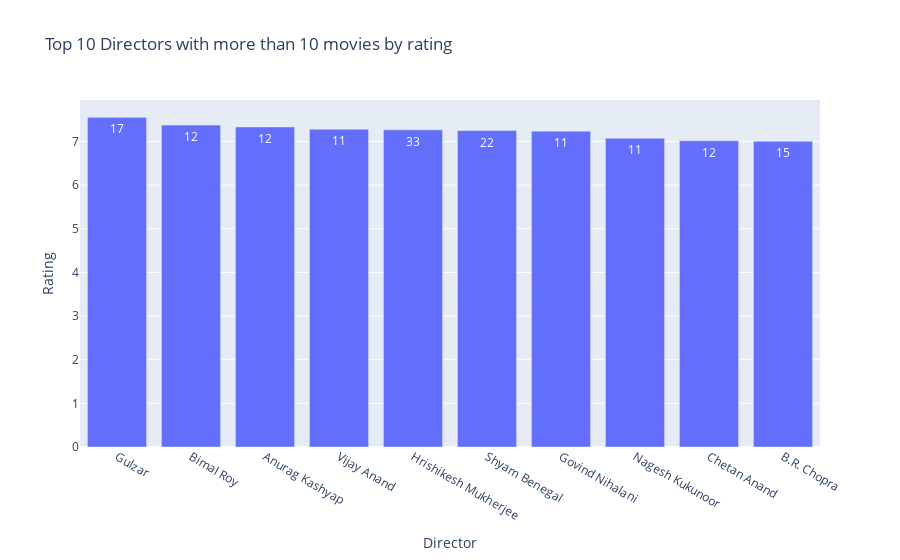

The notebook cell saved with this chart:
### Code cell
top_10_director = top_10_rating("Director")

iplot(px.bar(data_frame=top_10_director,x="Director",y="mean",text="count",labels = {'mean':'Rating','count':'Number of movies'},\
            title="Top 10 Directors with more than 10 movies by rating"))

### Figure 1 — Plotly figure (JSON) as saved in the notebook; plotly's stock layout.template omitted (floating-point values rounded to 4 significant figures)
{"data": [{"alignmentgroup": "True", "hovertemplate": "Director=%{x}<br>Rating=%{y}<br>Number of movies=%{text}<extra></extra>", "legendgroup": "", "marker": {"color": "#636efa", "pattern": {"shape": ""}}, "name": "", "offsetgroup": "", "orientation": "v", "showlegend": false, "text": [17, 12, 12, 11, 33, 22, 11, 11, 12, 15], "textposition": "auto", "type": "bar", "x": ["Gulzar", "Bimal Roy", "Anurag Kashyap", "Vijay Anand", "Hrishikesh Mukherjee", "Shyam Benegal", "Govind Nihalani", "Nagesh Kukunoor", "Chetan Anand", "B.R. Chopra"], "xaxis": "x", "y": [7.553, 7.375, 7.333, 7.282, 7.267, 7.25, 7.236, 7.073, 7.017, 7.007], "yaxis": "y"}], "layout": {"barmode": "relative", "legend": {"tracegroupgap": 0}, "title": {"text": "Top 10 Directors with more than 10 movies by rating"}, "xaxis": {"anchor": "y", "domain": [0, 1], "title": {"text": "Director"}}, "yaxis": {"anchor": "x", "domain": [0, 1], "title": {"text": "Rating"}}}}
